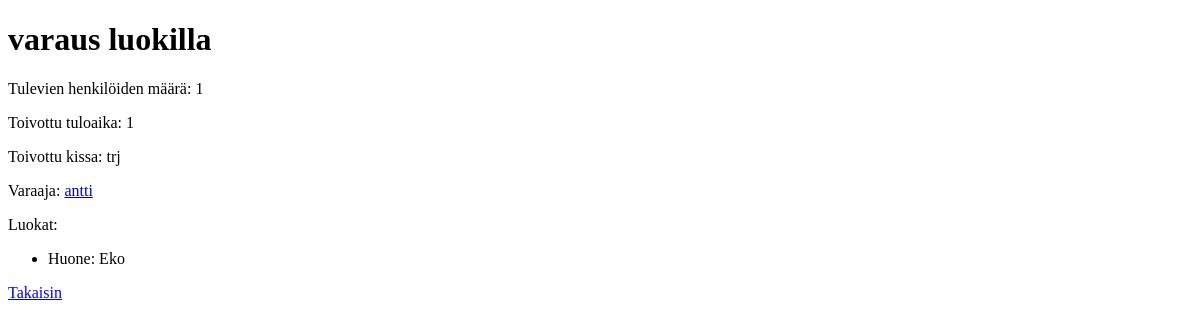
Before: /reservation/6 with the older database file.
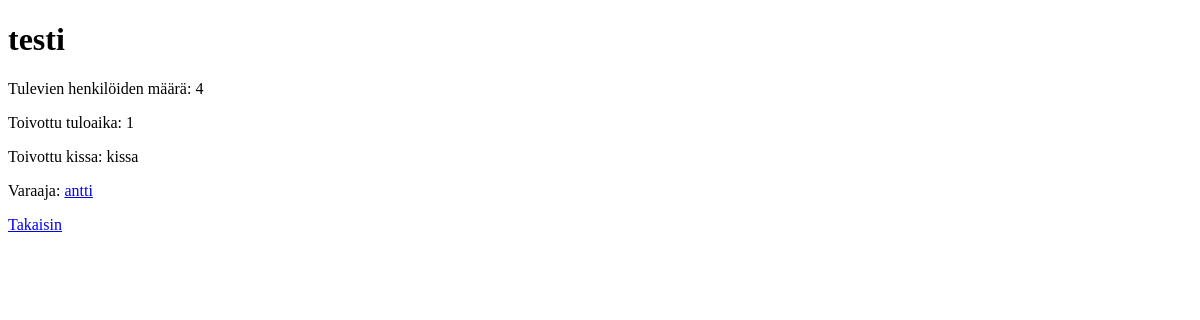
After: the same page with the newer database file.
### tables this page shows
CREATE TABLE reservations (
    id INTEGER PRIMARY KEY,
    name TEXT,
    amount TEXT,
    time INTEGER,
    cat TEXT,
    user_id INTEGER REFERENCES users
);

CREATE TABLE reservation_classes (
    id INTEGER PRIMARY KEY,
    reservation_id INTEGER REFERENCES reservations,
    name TEXT,
    value TEXT
);

### app.py (the view)
@app.route("/reservation/<int:reservation_id>")
def show_reservation(reservation_id):
    reservation = reservations.get_reservation(reservation_id)
    if not reservation:
        abort(404)
    classes = reservations.get_classes(reservation_id)
    return render_template("show_reservation.html", reservation=reservation, classes=classes)

### db.py (called while the page is built)
def get_connection():
    con = sqlite3.connect("database.db")
    con.execute("PRAGMA foreign_keys = ON")
    con.row_factory = sqlite3.Row
    return con

def query(sql, params=[]):
    con = get_connection()
    result = con.execute(sql, params).fetchall()
    con.close()
    return result

### reservations.py (called while the page is built)
def get_classes(reservation_id):
    sql = "SELECT name, value FROM reservation_classes WHERE reservation_id = ?"
    return db.query(sql, [reservation_id])

def get_reservation(reservation_id):
    sql = """SELECT reservations.id,
                    reservations.name,
                    reservations.amount,
                    reservations.time,
                    users.id user_id,
                    reservations.cat,
                    users.username
             FROM reservations, users
             WHERE reservations.user_id = users.id AND
                   reservations.id = ?"""
    result = db.query(sql, [reservation_id])
    return result[0] if result else None

### templates/show_reservation.html (shortened to what this page needs)
<!DOCTYPE html>
<html>
<head>
</head>
<body>
    <h1>{{ reservation.name }}</h1>
    <p>
      Tulevien henkilöiden määrä: {{reservation.amount}}
    </p>
    <p>
      Toivottu tuloaika: {{reservation.time}}
    </p>
    <p>
      Toivottu kissa: {{reservation.cat}}
    </p>
    <p>
      Varaaja: <a href="/user/{{ reservation.user_id}}">{{reservation.username}}</a>
    </p>
    {% if classes %}
    <p>
      Luokat:
      <ul>
        {% for class in classes %}
        <li>{{ class.name }}: {{ class.value }}</li>
        {% endfor %}
      </ul>
    </p>
    {% endif %}
    <p>
      <a href="/">Takaisin</a>
    </p>
</body>
</html>

Changed rows visible on the page:
no longer on this page (row edited): reservation_classes: name "Huone", value "Eko"
changed reservations: name "varaus luokilla" → "testi"; amount "1" → "4"; cat "trj" → "kissa"
Other visible differences:
text no longer shown: "Luokat:"
